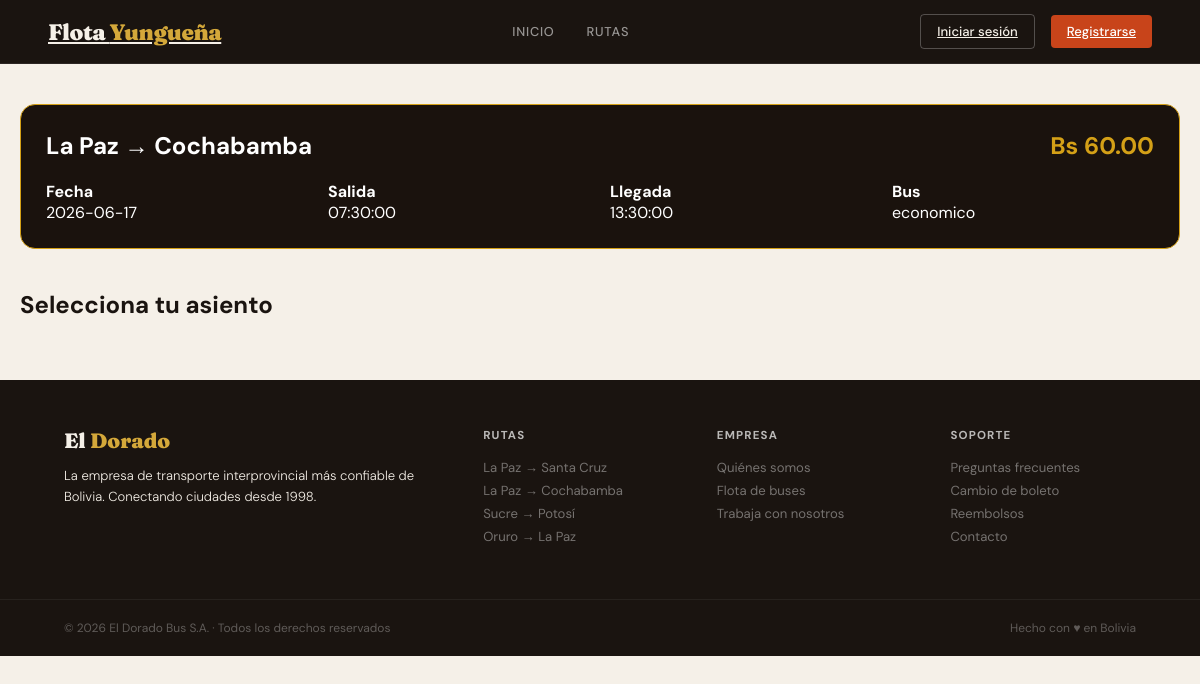
The app's page /index.php?page=detalle_viaje&viaje_id=5 with its own data.
### tables this page shows
CREATE TABLE `viajes` (
  `id` int(10) UNSIGNED NOT NULL,
  `horario_id` int(10) UNSIGNED NOT NULL,
  `fecha_viaje` date NOT NULL,
  `precio` decimal(8,2) NOT NULL,
  `estado` enum('programado','en_curso','completado','cancelado') NOT NULL DEFAULT 'programado'
);

CREATE TABLE `ciudades` (
  `id` int(10) UNSIGNED NOT NULL,
  `nombre` varchar(80) NOT NULL,
  `codigo` char(3) NOT NULL
);

CREATE TABLE `horarios` (
  `id` int(10) UNSIGNED NOT NULL,
  `ruta_id` int(10) UNSIGNED NOT NULL,
  `bus_id` int(10) UNSIGNED NOT NULL,
  `hora_salida` time NOT NULL,
  `hora_llegada` time NOT NULL,
  `dias` set('lun','mar','mie','jue','vie','sab','dom') NOT NULL DEFAULT 'lun,mar,mie,jue,vie,sab,dom',
  `activo` tinyint(1) NOT NULL DEFAULT 1
);

CREATE TABLE `buses` (
  `id` int(10) UNSIGNED NOT NULL,
  `placa` varchar(10) NOT NULL,
  `tipo` enum('economico','ejecutivo','premium_cama') NOT NULL DEFAULT 'ejecutivo',
  `total_seats` tinyint(3) UNSIGNED NOT NULL DEFAULT 40,
  `imagen` varchar(200) DEFAULT 'bus_default.jpg',
  `activo` tinyint(1) NOT NULL DEFAULT 1
);

### index.php (called while the page is built, shortened)
<?php
require_once __DIR__ . '/config/database.php';
require_once __DIR__ . '/controllers/RutaController.php';
$page   = $_GET['page']   ?? 'home';
switch ($page) {
    case 'detalle_viaje':
        $data = (new RutaController())->detalleViaje((int)($_GET['viaje_id'] ?? 0));
        break;
}
require __DIR__ . '/views/layout.php';

### controllers/RutaController.php (called while the page is built, shortened)
<?php
require_once __DIR__ . '/../models/RutaModel.php';
class RutaController {
    private RutaModel $model;
    public function __construct() {
        $this->model = new RutaModel();
    }
    public function detalleViaje(int $viajeId): array {
        $viaje = $this->model->getViajeById($viajeId);
        return compact('viaje', 'asientos', 'asientosOcupados');
    }
}

### config/database.php (called while the page is built, shortened)
<?php
class Database {
    private static ?PDO $instance = null;
    public static function connect(): PDO {
        if (self::$instance === null) {
            $dsn = sprintf(
            'mysql:host=%s;port=%s;dbname=%s;charset=%s',
             DB_HOST,
             DB_PORT,
             DB_NAME,
             DB_CHARSET
);
            self::$instance = new PDO($dsn, DB_USER, DB_PASS, [
                PDO::ATTR_ERRMODE => PDO::ERRMODE_EXCEPTION,
                PDO::ATTR_DEFAULT_FETCH_MODE => PDO::FETCH_ASSOC,
                PDO::ATTR_EMULATE_PREPARES => false,
            ]);
        }
        return self::$instance;
    }
}

### models/RutaModel.php (called while the page is built, shortened)
<?php
require_once __DIR__ . '/../config/database.php';
class RutaModel {
    private PDO $db;
    public function __construct() {
        $this->db = Database::connect();
    }
    public function getViajeById(int $id): ?array {
        $stmt = $this->db->prepare(
            "SELECT v.*, h.hora_salida, h.hora_llegada, h.bus_id,
                    r.duracion_h, r.precio_base,
                    c_o.nombre AS origen, c_d.nombre AS destino,
                    b.tipo AS tipo_bus, b.total_seats, b.placa
             FROM viajes v
             JOIN horarios h   ON h.id  = v.horario_id
             JOIN rutas    r   ON r.id  = h.ruta_id
             JOIN ciudades c_o ON c_o.id = r.origen_id
             JOIN ciudades c_d ON c_d.id = r.destino_id
             JOIN buses    b   ON b.id  = h.bus_id
             WHERE v.id = ? LIMIT 1"
        );
        $stmt->execute([$id]);
        $row = $stmt->fetch();
        return $row ?: null;
    }
}

### views/detalle_viaje.php (the view, shortened to what this page needs)
<section class="detalle-container">
    <div class="detalle-card">
        <div class="detalle-header">
            <h1><?= $viaje['origen'] ?> → <?= $viaje['destino'] ?></h1>
            <span class="precio">
                Bs <?= number_format($viaje['precio'],2) ?>
            </span>
        </div>
        <div class="detalle-info">
            <div>
                <h4>Fecha</h4>
                <p><?= $viaje['fecha_viaje'] ?></p>
            </div>
            <div>
                <h4>Salida</h4>
                <p><?= $viaje['hora_salida'] ?></p>
            </div>
            <div>
                <h4>Llegada</h4>
                <p><?= $viaje['hora_llegada'] ?></p>
            </div>
            <div>
                <h4>Bus</h4>
                <p><?= $viaje['tipo_bus'] ?></p>
            </div>
        </div>
    </div>
    <h2 class="titulo-asientos">
        Selecciona tu asiento
    </h2>
</section>

### style.css (style rules this page uses)
*, *::before, *::after { box-sizing: border-box; margin: 0; padding: 0; }
:root { --cream: #F5F0E8; --dark: #1A1410; --rust: #C8441A; --rust-d: #8B2E0F; --gold: #D4A83A; --gold-light: #F5E9C8; --slate: #3A3530; --mid: #6B6560; --light: #E8E3DB; --white: #FDFAF5; --r: 4px; --r-lg: 12px; }
html { scroll-behavior: smooth; }
body { font-family: 'DM Sans', sans-serif; background: var(--cream); color: var(--dark); min-height: 100vh; }
.detalle-container, .reserva-container, .confirmacion-container, .mis-reservas { max-width:1200px; margin:auto; padding:40px 20px; }
.detalle-card, .reserva-card, .confirmacion-card, .ticket-card { background:#1a120d; border:1px solid #d4a017; border-radius:15px; padding:25px; color:white; }
.detalle-header { display:flex; justify-content:space-between; align-items:center; }
.precio { color:#d4a017; font-size:24px; font-weight:bold; }
.detalle-info { display:grid; grid-template-columns:repeat(auto-fit,minmax(200px,1fr)); gap:20px; margin-top:20px; }
.titulo-asientos { margin:40px 0 20px; }

### records on screen
viajes: ciudades.nombre "La Paz", ciudades.nombre "Cochabamba", precio "60.00", fecha_viaje "2026-06-17", horario.hora_salida "07:30:00", horario.hora_llegada "13:30:00", buses.tipo "economico"
